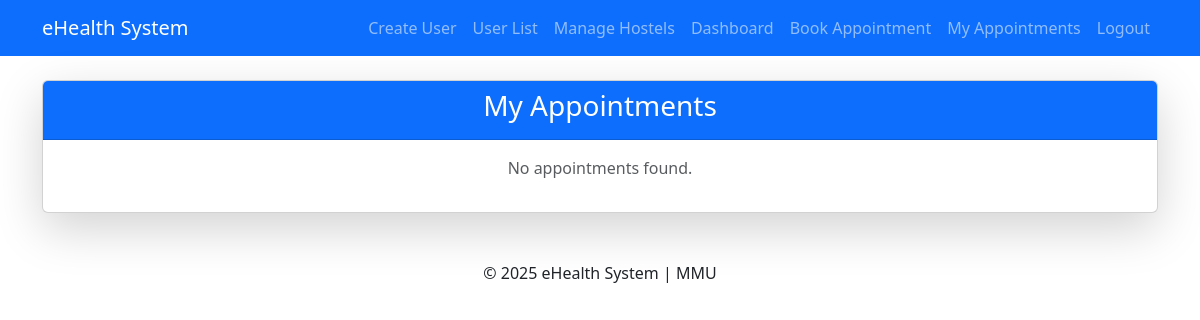
The app's page /appointments/my-appointments/ (signed in), older data.
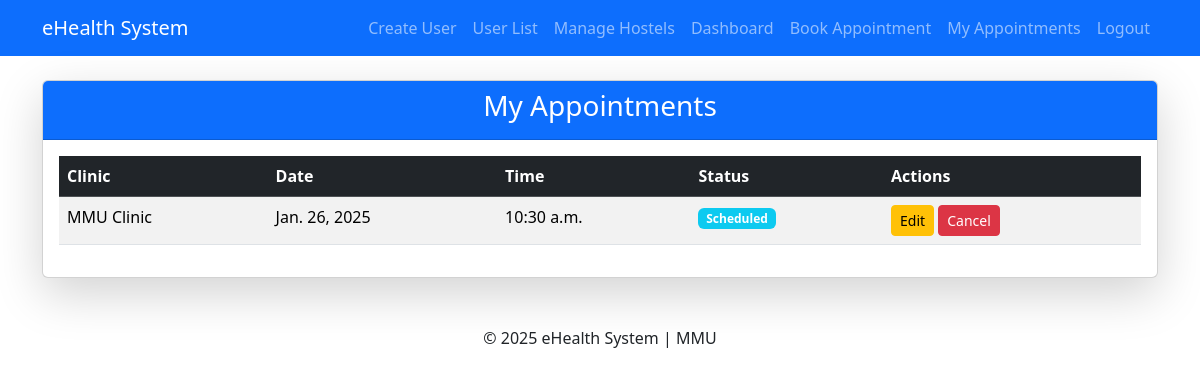
The same page, newer data.
### appointments/models.py (models this page shows, shortened)
class Appointment(models.Model):
    appointment_id = models.CharField(max_length=50, unique=True, blank=True)
    appointment_date = models.DateField()
    appointment_time = models.TimeField(default=time(12, 0))  # Use proper time object
    resident = models.ForeignKey(settings.AUTH_USER_MODEL, on_delete=models.CASCADE)
    clinic = models.ForeignKey(Clinic, on_delete=models.CASCADE)
    result = models.TextField(blank=True, null=True)
    status = models.CharField(max_length=20, choices=[
        ('Scheduled', 'Scheduled'),
        ('Completed', 'Completed'),
        ('Cancelled', 'Cancelled'),
        ('Confirmed', 'Confirmed'),
    ], default='Scheduled')

class Clinic(models.Model):
    name = models.CharField(max_length=100)
    contact_info = models.CharField(max_length=100)

### appointments/views.py (the view)
# urls.py: path('my-appointments/', views.appointment_list, name='appointment_list'),
@login_required
def appointment_list(request):
    appointments = Appointment.objects.filter(resident=request.user)
    return render(request, 'appointments/appointment_list.html', {'appointments': appointments})

### appointments/templates/appointments/appointment_list.html (shortened to what this page needs)
{% extends 'base.html' %}
{% block content %}
  <div class="card shadow-lg">
      <div class="card-header bg-primary text-white">
          <h3 class="text-center">My Appointments</h3>
      </div>
      <div class="card-body">
          {% if appointments %}
              <table class="table table-striped">
                  <thead class="table-dark">
                      <tr>
                          <th>Clinic</th>
                          <th>Date</th>
                          <th>Time</th>
                          <th>Status</th>
                          <th>Actions</th>
                      </tr>
                  </thead>
                  <tbody>
                      {% for appointment in appointments %}
                          <tr>
                              <td>{{ appointment.clinic.name }}</td>
                              <td>{{ appointment.appointment_date }}</td>
                              <td>{{ appointment.appointment_time }}</td>
                              <td><span class="badge bg-info">{{ appointment.status }}</span></td>
                              <td>
                                  <a href="{% url 'edit_appointment' appointment.appointment_id %}" class="btn btn-sm btn-warning">Edit</a>
                                  <a href="{% url 'cancel_appointment' appointment.appointment_id %}" class="btn btn-sm btn-danger">Cancel</a>
                              </td>
                          </tr>
                      {% endfor %}
                  </tbody>
              </table>
          {% else %}
              <p class="text-center text-muted">No appointments found.</p>
          {% endif %}
      </div>
  </div>
{% endblock %}

Row changes from the older to the newer data that the page shows:
added Appointment: clinic.name "MMU Clinic", appointment_date "Jan. 26, 2025", appointment_time "10:30 a.m.", status "Scheduled"
Text that changed along with them:
text no longer shown: "No appointments found."
text now shown: "Clinic Date Time Status Actions"
